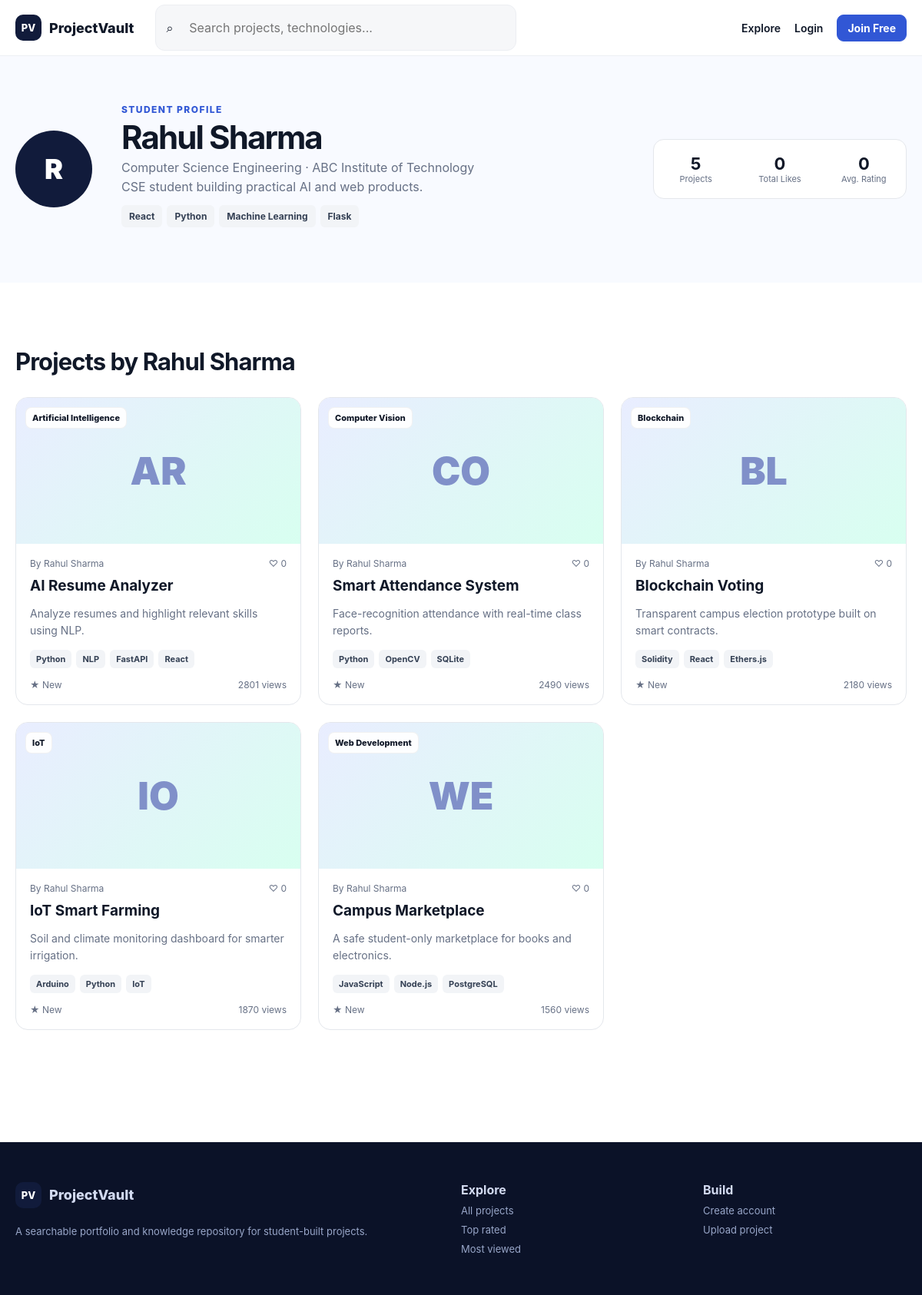
The app's page /profile/1 with its own data.
### tables this page shows
CREATE TABLE users (
              id INTEGER PRIMARY KEY AUTOINCREMENT,
              name TEXT NOT NULL,
              email TEXT NOT NULL UNIQUE,
              password_hash TEXT NOT NULL,
              profile_image TEXT,
              bio TEXT,
              college TEXT,
              department TEXT,
              graduation_year INTEGER,
              skills TEXT,
              github_url TEXT,
              linkedin_url TEXT,
              portfolio_url TEXT,
              role TEXT NOT NULL DEFAULT 'student',
              account_status TEXT NOT NULL DEFAULT 'active',
              created_at TEXT NOT NULL,
              updated_at TEXT NOT NULL
            );

CREATE TABLE projects (
              id INTEGER PRIMARY KEY AUTOINCREMENT,
              user_id INTEGER NOT NULL REFERENCES users(id) ON DELETE CASCADE,
              title TEXT NOT NULL,
              slug TEXT NOT NULL UNIQUE,
              short_description TEXT NOT NULL,
              description TEXT NOT NULL,
              category TEXT NOT NULL,
              technologies TEXT NOT NULL,
              github_url TEXT,
              demo_url TEXT,
              project_type TEXT,
              academic_year INTEGER,
              screenshot TEXT,
              status TEXT NOT NULL DEFAULT 'pending',
              rejection_reason TEXT,
              view_count INTEGER NOT NULL DEFAULT 0,
              created_at TEXT NOT NULL,
              updated_at TEXT NOT NULL
            );

### app.py (the view)
@app.get("/profile/{user_id}", response_class=HTMLResponse)
def profile(request: Request, user_id: int):
    with db() as conn:
        profile_user = conn.execute("SELECT * FROM users WHERE id=?", (user_id,)).fetchone()
        if not profile_user: raise HTTPException(404)
        stats = conn.execute("""
          SELECT COUNT(p.id) projects_count,
                 COALESCE(SUM((SELECT COUNT(*) FROM likes l WHERE l.project_id=p.id)),0) total_likes,
                 COALESCE(ROUND(AVG((SELECT AVG(r.rating) FROM ratings r WHERE r.project_id=p.id)),1),0) avg_rating
          FROM projects p WHERE p.user_id=? AND p.status='approved'
        """, (user_id,)).fetchone()
    projects = project_query("WHERE p.status='approved' AND p.user_id=?", (user_id,))
    return templates.TemplateResponse(request, "profile.html", context(request, profile_user=profile_user, stats=stats, projects=projects))

### templates/profile.html
{% extends "base.html" %}{% block title %}{{ profile_user.name }} — ProjectVault{% endblock %}{% block content %}<section class="profile-hero"><div class="container profile-grid"><div class="profile-avatar">{{ profile_user.name[0] }}</div><div><span class="eyebrow">Student profile</span><h1>{{ profile_user.name }}</h1><p>{{ profile_user.department }} · {{ profile_user.college }}</p><p class="bio">{{ profile_user.bio or 'Building and sharing student projects on ProjectVault.' }}</p><div class="tags large">{% for s in (profile_user.skills or '').split(',') if s.strip() %}<span>{{ s.strip() }}</span>{% endfor %}</div></div><div class="profile-stat"><div><b>{{ stats.projects_count }}</b><span>Projects</span></div><div><b>{{ stats.total_likes }}</b><span>Total Likes</span></div><div><b>{{ stats.avg_rating }}</b><span>Avg. Rating</span></div></div></div></section><section class="section container"><div class="section-head"><h2>Projects by {{ profile_user.name }}</h2></div><div class="cards">{% for p in projects %}{% include "_project_card.html" %}{% else %}<p>No approved projects yet.</p>{% endfor %}</div></section>{% endblock %}

### templates/base.html (shortened to what this page needs)
<!DOCTYPE html>
<html lang="en">
<head>
  <link rel="stylesheet" href="/static/style.css" />
</head>
<body>
<header class="nav-wrap">
  <nav class="nav container">
    <a href="/" class="brand"><span class="brand-mark">PV</span><span>ProjectVault</span></a>
    <form class="nav-search" action="/explore" method="get"><span>⌕</span><input name="q" placeholder="Search projects, technologies..." /></form>
    <div class="nav-links">
      <a href="/explore">Explore</a>
      {% if user %}
        {% if user.role == 'admin' %}<a href="/admin">Admin</a>{% else %}<a href="/dashboard">Dashboard</a>{% endif %}
        <form action="/logout" method="post"><button class="link-btn">Logout</button></form>
      {% else %}
        <a href="/login">Login</a><a class="btn sm" href="/register">Join Free</a>
      {% endif %}
    </div>
  </nav>
</header>
<main>{% block content %}{% endblock %}</main>
<footer class="footer"><div class="container footer-grid"><div><div class="brand"><span class="brand-mark">PV</span><span>ProjectVault</span></div><p>A searchable portfolio and knowledge repository for student-built projects.</p></div><div><b>Explore</b><a href="/explore">All projects</a><a href="/explore?sort=rated">Top rated</a><a href="/explore?sort=views">Most viewed</a></div><div><b>Build</b><a href="/register">Create account</a><a href="/dashboard/project/new">Upload project</a></div></div></footer>
</body>
</html>

### templates/_project_card.html
<article class="project-card">
  <a class="project-visual" href="/project/{{ p.slug }}">
    {% if p.screenshot %}<img src="{{ p.screenshot }}" alt="{{ p.title }} screenshot" />{% else %}<div class="visual-placeholder"><span>{{ p.category[:2]|upper }}</span></div>{% endif %}
    <span class="category-pill">{{ p.category }}</span>
  </a>
  <div class="card-body">
    <div class="card-meta"><span>By {{ p.creator_name }}</span><span>♡ {{ p.like_count }}</span></div>
    <h3><a href="/project/{{ p.slug }}">{{ p.title }}</a></h3>
    <p>{{ p.short_description }}</p>
    <div class="tags">{% for tech in p.technologies.split(',')[:4] %}<span>{{ tech.strip() }}</span>{% endfor %}</div>
    <div class="card-foot"><span>★ {{ p.avg_rating if p.avg_rating else 'New' }}</span><span>{{ p.view_count }} views</span></div>
  </div>
</article>

### static/style.css (style rules this page uses)
:root { --ink:#101828;--muted:#667085;--line:#e4e7ec;--surface:#fff;--soft:#f7f8fa;--navy:#111b3b;--blue:#3157d5;--blue2:#5574de;--accent:#8df0c5;--danger:#b42318;--shadow:0 14px 40px rgba(16,24,40,.08) }
* { box-sizing:border-box }
body { margin:0;font-family:Inter,ui-sans-serif,system-ui,-apple-system,BlinkMacSystemFont,"Segoe UI",sans-serif;color:var(--ink);background:#fff }
a { color:inherit;text-decoration:none }
button,input,textarea,select { font:inherit }
.container { width:min(1180px,calc(100% - 40px));margin:auto }
.nav-wrap { position:sticky;top:0;z-index:50;background:rgba(255,255,255,.94);backdrop-filter:blur(14px);border-bottom:1px solid #edf0f4 }
.nav { height:72px;display:flex;align-items:center;gap:28px }
.brand { display:flex;align-items:center;gap:10px;font-weight:800;font-size:18px }
.brand-mark { display:grid;place-items:center;width:34px;height:34px;border-radius:10px;background:var(--navy);color:#fff;font-size:13px }
.nav-search { flex:1;max-width:470px;display:flex;gap:10px;align-items:center;background:#f6f7f9;border:1px solid #eceef2;border-radius:12px;padding:9px 13px }
.nav-search input { border:0;outline:0;background:transparent;width:100% }
.nav-links { margin-left:auto;display:flex;align-items:center;gap:18px;font-size:14px;font-weight:600 }
.btn { display:inline-flex;align-items:center;justify-content:center;border:1px solid var(--blue);background:var(--blue);color:#fff;padding:11px 18px;border-radius:10px;font-weight:700;cursor:pointer;transition:.18s }
.btn.sm { padding:8px 13px;border-radius:9px }
.eyebrow { text-transform:uppercase;letter-spacing:.12em;font-size:12px;font-weight:800;color:var(--blue) }
.hero h1,.page-head h1,.profile-hero h1 { font-size:clamp(42px,5vw,68px);line-height:1.02;letter-spacing:-.045em;margin:16px 0 18px }
.section { padding:76px 0 }
.section-head { display:flex;justify-content:space-between;align-items:end;margin-bottom:28px }
.section-head h2 { font-size:31px;letter-spacing:-.03em;margin:8px 0 0 }
.cards { display:grid;grid-template-columns:repeat(3,1fr);gap:22px }
.project-card { border:1px solid var(--line);border-radius:16px;overflow:hidden;background:#fff;transition:.2s }
.project-visual { height:190px;display:block;position:relative;background:#eef2ff }
.visual-placeholder { height:100%;display:grid;place-items:center;background:linear-gradient(135deg,#e9edff,#d8fff0) }
.visual-placeholder span { font-size:50px;font-weight:900;color:#8090c9 }
.category-pill { position:absolute;left:12px;top:12px;background:rgba(255,255,255,.92);border:1px solid rgba(0,0,0,.05);padding:6px 8px;border-radius:8px;font-size:11px;font-weight:800 }
.card-body { padding:18px }
.card-meta,.card-foot { display:flex;justify-content:space-between;color:var(--muted);font-size:12px }
.card-body h3 { font-size:19px;margin:10px 0 8px }
.card-body p { color:var(--muted);font-size:14px;line-height:1.55;height:44px;overflow:hidden }
.tags { display:flex;flex-wrap:wrap;gap:6px;margin:14px 0 }
.tags span { padding:5px 8px;border-radius:6px;background:#f2f4f7;color:#344054;font-size:11px;font-weight:700 }
.tags.large span { font-size:12px;padding:7px 10px }
.footer { padding:52px 0;background:#0b1228;color:#d1d9ef;margin-top:70px }
.footer-grid { display:grid;grid-template-columns:2fr 1fr 1fr;gap:50px }
.footer-grid>div { display:flex;flex-direction:column;gap:9px }
.footer p,.footer a { color:#98a6c8;font-size:13px }
input,textarea,select { width:100%;border:1px solid #d0d5dd;border-radius:9px;padding:10px 11px;outline:none;background:#fff }
.avatar,.profile-avatar { display:grid;place-items:center;background:var(--navy);color:#fff;border-radius:50%;font-weight:900 }
.profile-hero { background:#f8faff;padding:58px 0 }
.profile-grid { display:grid;grid-template-columns:110px 1fr 330px;gap:28px;align-items:center }
.profile-avatar { width:100px;height:100px;font-size:36px }
.profile-hero h1 { font-size:42px;margin:7px 0 }
.profile-hero p { color:var(--muted);margin:5px 0 }
.bio { max-width:650px }
.profile-stat { display:grid;grid-template-columns:repeat(3,1fr);background:#fff;border:1px solid var(--line);border-radius:14px }
.profile-stat div { padding:18px 12px;text-align:center;display:flex;flex-direction:column }
.profile-stat b { font-size:22px }
.profile-stat span { font-size:11px;color:var(--muted) }

### records on screen
users: name "R", name "Rahul Sharma", department "Computer Science Engineering", college "ABC Institute of Technology", bio "CSE student building practical AI and web products."
projects: category "AR", category "Artificial Intelligence", creator_name "Rahul Sharma", like_count "0", title "AI Resume Analyzer", short_description "Analyze resumes and highlight relevant skills using NLP.", strip "Python" "NLP" "FastAPI" "React", avg_rating "New", view_count "2801"
projects: category "CO", category "Computer Vision", creator_name "Rahul Sharma", like_count "0", title "Smart Attendance System", short_description "Face-recognition attendance with real-time class reports.", strip "Python" "OpenCV" "SQLite", avg_rating "New", view_count "2490"
projects: category "BL", category "Blockchain", creator_name "Rahul Sharma", like_count "0", title "Blockchain Voting", short_description "Transparent campus election prototype built on smart contracts.", strip "Solidity" "React" "Ethers.js", avg_rating "New", view_count "2180"
projects: category "IO", category "IoT", creator_name "Rahul Sharma", like_count "0", title "IoT Smart Farming", short_description "Soil and climate monitoring dashboard for smarter irrigation.", strip "Arduino" "Python" "IoT", avg_rating "New", view_count "1870"
projects: category "WE", category "Web Development", creator_name "Rahul Sharma", like_count "0", title "Campus Marketplace", short_description "A safe student-only marketplace for books and electronics.", strip "JavaScript" "Node.js" "PostgreSQL", avg_rating "New", view_count "1560"

### other values on screen
{{ s.strip() }} "React" "Python" "Machine Learning" "Flask"
{{ stats.projects_count }} "5"
{{ stats.total_likes }} "0"
{{ stats.avg_rating }} "0"
